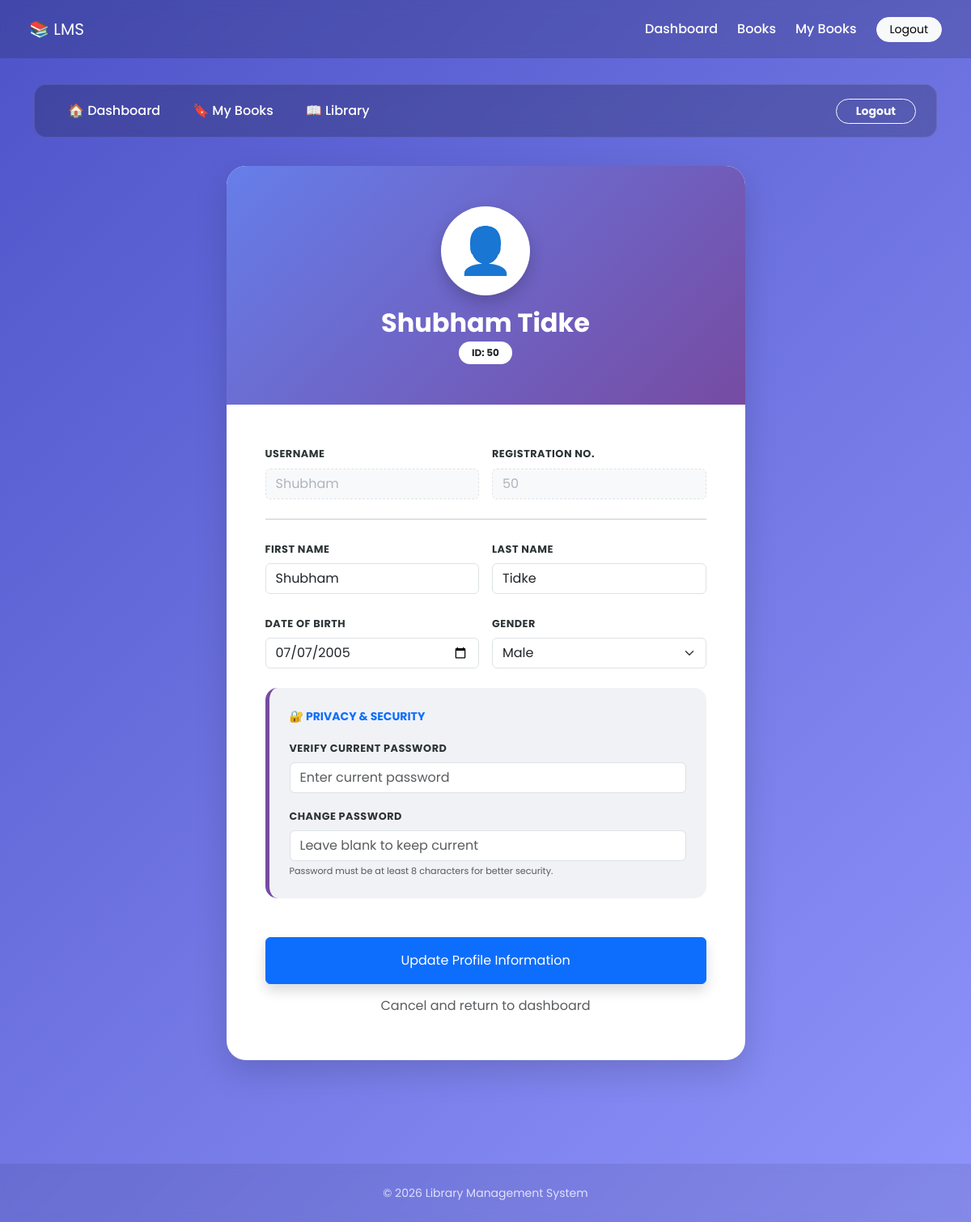
Screenshot of /student_dashboard/edit_profile (signed in) with the database file from the repository.
### models.py (models this page shows, shortened)
class Student(db.Model, UserMixin):
    __tablename__ = 'student'
    id = db.Column(db.Integer, primary_key=True)
    username = db.Column(db.String[32],unique=True, nullable=False)
    passhash = db.Column(db.String[512],nullable=False)
    name = db.Column(db.String[64],nullable=False)
    surname = db.Column(db.String[64],nullable=False)
    dateofbirth = db.Column(db.Date, nullable=False)
    gender = db.Column(db.String[16], nullable=False)
    is_librarian = db.Column(db.Boolean, default=False)
    rollno = db.Column(db.String[64], nullable=False, unique=True)
    @property
    def password(self):
        raise AttributeError('You cannot read the password attribute!')

### app.py (the view, shortened to what this page needs)
@app.route('/student_dashboard/edit_profile', methods=['POST', 'GET'])
@login_required
def edit_profile():
    user = current_user
    return render_template('edit_profile.html', user=user)

### app.py (called while the page is built)
@login_manager.user_loader
def load_student(id):
    return db.session.query(Student).get(int(id))

### templates/edit_profile.html (shortened to what this page needs)
{% extends "base_layout.html" %}
{% block content %}
<nav class="student-subnav d-flex justify-content-between align-items-center flex-wrap gap-2">
    <div class="d-flex gap-2">
        <a href="/student_dashboard" class="nav-link-student">🏠 Dashboard</a>
        <a href="/student_dashboard/my_books" class="nav-link-student">🔖 My Books</a>
        <a href="/student_dashboard/all_books" class="nav-link-student">📖 Library</a>
    </div>
    <a href="/logout" class="btn btn-sm btn-outline-light rounded-pill px-4 fw-bold">Logout</a>
</nav>
<div class="row justify-content-center pb-5">
    <div class="col-lg-7 col-md-10">
        <div class="profile-card">
            <div class="profile-header">
                <div class="profile-avatar">👤</div>
                <h2 class="fw-bold mb-1">{{ user.name }} {{ user.surname }}</h2>
                <span class="badge bg-white text-dark rounded-pill px-3 py-2 opacity-90">
                    ID: {{ user.rollno }}
                </span>
            </div>
            <div class="p-4 p-md-5">
                <form method="POST">
                    <div class="row g-3 mb-4">
                        <div class="col-md-6">
                            <label class="form-label">Username</label>
                            <input type="text" class="form-control readonly-field" value="{{ user.username }}" readonly>
                        </div>
                        <div class="col-md-6">
                            <label class="form-label">Registration No.</label>
                            <input type="text" class="form-control readonly-field" value="{{ user.rollno }}" readonly>
                        </div>
                    </div>
                    <hr class="my-4 opacity-10">
                    <div class="row g-3 mb-4">
                        <div class="col-md-6">
                            <label class="form-label">First Name</label>
                            <input type="text" name="name" class="form-control" value="{{ user.name }}" required>
                        </div>
                        <div class="col-md-6">
                            <label class="form-label">Last Name</label>
                            <input type="text" name="surname" class="form-control" value="{{ user.surname }}" required>
                        </div>
                    </div>
                    <div class="row g-3 mb-4">
                        <div class="col-md-6">
                            <label class="form-label">Date of Birth</label>
                            <input type="date" name="dob" class="form-control" value="{{ user.dateofbirth }}">
                        </div>
                        <div class="col-md-6">
                            <label class="form-label">Gender</label>
                            <select name="gender" class="form-select">
                                <option value="Male" {% if user.gender == 'Male' %}selected{% endif %}>Male</option>
                            </select>
                        </div>
                    </div>
                    <div class="security-section mb-4">
                        <p class="text-primary small fw-bold mb-3 text-uppercase">🔐 Privacy & Security</p>
                        <div class="mb-3">
                            <label class="form-label">Verify Current Password</label>
                            <input type="password" name="c_password" class="form-control" placeholder="Enter current password" required>
                        </div>
                        <div>
                            <label class="form-label">Change Password</label>
                            <input type="password" name="n_password" class="form-control" placeholder="Leave blank to keep current">
                            <div class="form-text" style="font-size: 0.7rem;">
                                Password must be at least 8 characters for better security.
                            </div>
                        </div>
                    </div>
                    <div class="d-grid gap-2 mt-5">
                        <button type="submit" class="btn btn-primary shadow py-3">
                            Update Profile Information
                        </button>
                        <a href="/student_dashboard" class="btn btn-link text-muted text-decoration-none small">
                            Cancel and return to dashboard
                        </a>
                    </div>
                </form>
            </div>
        </div>
    </div>
</div>
{% endblock %}

### templates/base_layout.html (style rules this page uses)
:root { --primary-gradient: linear-gradient(135deg, #4e54c8 0%, #8f94fb 100%); --primary-color: #764ba2; --light-bg: #f8f9fa; --glass-bg: rgba(255,255,255,0.96); --text-main: #2d3436; }
body { font-family: 'Poppins', sans-serif; background: var(--primary-gradient); background-attachment: fixed; min-height: 100vh; margin: 0; color: var(--text-main); display: flex; flex-direction: column; transition: background 0.5s ease; }

### templates/edit_profile.html (style rules this page uses)
.profile-card { background: #ffffff; border-radius: 24px; box-shadow: 0 15px 40px rgba(0, 0, 0, 0.15); overflow: hidden; border: none; animation: slideUp 0.6s ease-out; }
.profile-header { background: linear-gradient(135deg, #667eea 0%, #764ba2 100%); padding: 50px 20px; text-align: center; color: white; }
.profile-avatar { width: 110px; height: 110px; background: white; color: #764ba2; border-radius: 50%; display: flex; align-items: center; justify-content: center; font-size: 3.5rem; margin: 0 auto 15px; box-shadow: 0 8px 20px rgba(0,0,0,0.2); border: 4px solid rgba(255, 255, 255, 0.3); }
.student-subnav { background: rgba(0, 0, 0, 0.2); backdrop-filter: blur(10px); border-radius: 15px; padding: 12px 25px; margin-bottom: 35px; border: 1px solid rgba(255, 255, 255, 0.1); }
.nav-link-student { color: white !important; text-decoration: none; font-weight: 500; padding: 8px 16px; border-radius: 10px; transition: all 0.3s ease; }
.form-label { font-weight: 700; color: #2d3436; font-size: 0.8rem; text-transform: uppercase; letter-spacing: 0.5px; }
.readonly-field { background-color: #f8f9fa !important; border: 1px dashed #dee2e6 !important; color: #adb5bd !important; cursor: not-allowed; }
.security-section { background: #f1f2f6; padding: 25px; border-radius: 15px; border-left: 5px solid #764ba2; }

### rows the page displays
Student: name "Shubham", surname "Tidke", rollno "50", username "Shubham", dob "07/07/2005", gender "Male"
